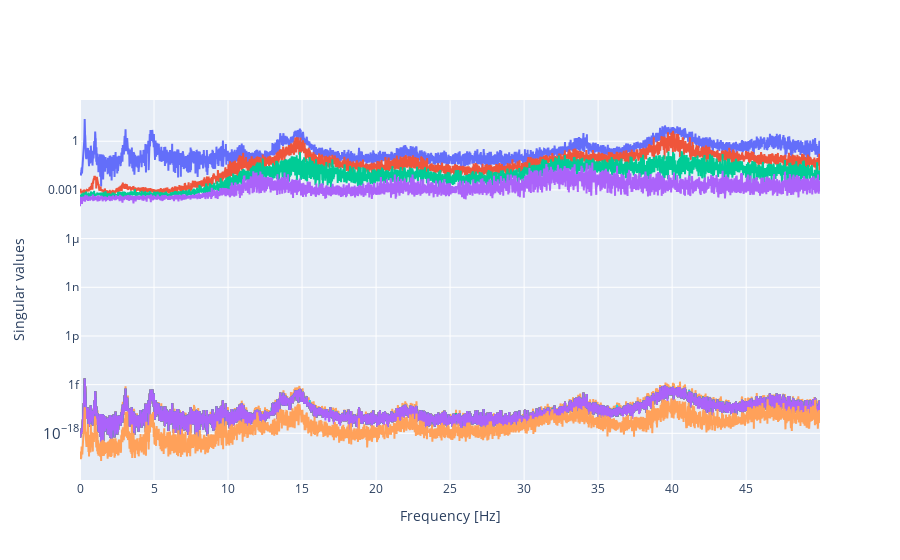

The cell this chart's notebook holds for it:
### Code cell
# Plot the singular values
fig = go.Figure()
for sv in range(len(S_omega)):
    fig.add_trace(go.Scatter(x=freq_seg[:np.size(S_omega, axis=1)], y=S_omega[sv, :], name=f'Singular value {sv+1}', line=dict(width=2)))

fig.update_yaxes(type="log")

fig.update_layout(
    xaxis=dict(title="Frequency [Hz]"),
    yaxis=dict(title="Singular values"),
    showlegend=False)

fig.show()

### Figure 1 — Plotly figure (JSON) as saved in the notebook; plotly's stock layout.template omitted (floating-point values rounded to 4 significant figures; data arrays with more than 128 entries replaced by an {"elided": "..."} marker saying what was removed)
{"data": [{"line": {"width": 2}, "name": "Singular value 1", "type": "scatter", "x": {"elided": "4096 float values"}, "y": {"elided": "4096 float values"}}, {"line": {"width": 2}, "name": "Singular value 2", "type": "scatter", "x": {"elided": "4096 float values"}, "y": {"elided": "4096 float values"}}, {"line": {"width": 2}, "name": "Singular value 3", "type": "scatter", "x": {"elided": "4096 float values"}, "y": {"elided": "4096 float values"}}, {"line": {"width": 2}, "name": "Singular value 4", "type": "scatter", "x": {"elided": "4096 float values"}, "y": {"elided": "4096 float values"}}, {"line": {"width": 2}, "name": "Singular value 5", "type": "scatter", "x": {"elided": "4096 float values"}, "y": {"elided": "4096 float values"}}, {"line": {"width": 2}, "name": "Singular value 6", "type": "scatter", "x": {"elided": "4096 float values"}, "y": {"elided": "4096 float values"}}, {"line": {"width": 2}, "name": "Singular value 7", "type": "scatter", "x": {"elided": "4096 float values"}, "y": {"elided": "4096 float values"}}, {"line": {"width": 2}, "name": "Singular value 8", "type": "scatter", "x": {"elided": "4096 float values"}, "y": {"elided": "4096 float values"}}, {"line": {"width": 2}, "name": "Singular value 9", "type": "scatter", "x": {"elided": "4096 float values"}, "y": {"elided": "4096 float values"}}, {"line": {"width": 2}, "name": "Singular value 10", "type": "scatter", "x": {"elided": "4096 float values"}, "y": {"elided": "4096 float values"}}, {"line": {"width": 2}, "name": "Singular value 11", "type": "scatter", "x": {"elided": "4096 float values"}, "y": {"elided": "4096 float values"}}, {"line": {"width": 2}, "name": "Singular value 12", "type": "scatter", "x": {"elided": "4096 float values"}, "y": {"elided": "4096 float values"}}, {"line": {"width": 2}, "name": "Singular value 13", "type": "scatter", "x": {"elided": "4096 float values"}, "y": {"elided": "4096 float values"}}, {"line": {"width": 2}, "name": "Singular value 14", "type": "scatter", "x": {"elided": "4096 float values"}, "y": {"elided": "4096 float values"}}, {"line": {"width": 2}, "name": "Singular value 15", "type": "scatter", "x": {"elided": "4096 float values"}, "y": {"elided": "4096 float values"}}, {"line": {"width": 2}, "name": "Singular value 16", "type": "scatter", "x": {"elided": "4096 float values"}, "y": {"elided": "4096 float values"}}, {"line": {"width": 2}, "name": "Singular value 17", "type": "scatter", "x": {"elided": "4096 float values"}, "y": {"elided": "4096 float values"}}, {"line": {"width": 2}, "name": "Singular value 18", "type": "scatter", "x": {"elided": "4096 float values"}, "y": {"elided": "4096 float values"}}, {"line": {"width": 2}, "name": "Singular value 19", "type": "scatter", "x": {"elided": "4096 float values"}, "y": {"elided": "4096 float values"}}, {"line": {"width": 2}, "name": "Singular value 20", "type": "scatter", "x": {"elided": "4096 float values"}, "y": {"elided": "4096 float values"}}, {"line": {"width": 2}, "name": "Singular value 21", "type": "scatter", "x": {"elided": "4096 float values"}, "y": {"elided": "4096 float values"}}, {"line": {"width": 2}, "name": "Singular value 22", "type": "scatter", "x": {"elided": "4096 float values"}, "y": {"elided": "4096 float values"}}, {"line": {"width": 2}, "name": "Singular value 23", "type": "scatter", "x": {"elided": "4096 float values"}, "y": {"elided": "4096 float values"}}, {"line": {"width": 2}, "name": "Singular value 24", "type": "scatter", "x": {"elided": "4096 float values"}, "y": {"elided": "4096 float values"}}, {"line": {"width": 2}, "name": "Singular value 25", "type": "scatter", "x": {"elided": "4096 float values"}, "y": {"elided": "4096 float values"}}, {"line": {"width": 2}, "name": "Singular value 26", "type": "scatter", "x": {"elided": "4096 float values"}, "y": {"elided": "4096 float values"}}, {"line": {"width": 2}, "name": "Singular value 27", "type": "scatter", "x": {"elided": "4096 float values"}, "y": {"elided": "4096 float values"}}, {"line": {"width": 2}, "name": "Singular value 28", "type": "scatter", "x": {"elided": "4096 float values"}, "y": {"elided": "4096 float values"}}, {"line": {"width": 2}, "name": "Singular value 29", "type": "scatter", "x": {"elided": "4096 float values"}, "y": {"elided": "4096 float values"}}, {"line": {"width": 2}, "name": "Singular value 30", "type": "scatter", "x": {"elided": "4096 float values"}, "y": {"elided": "4096 float values"}}, {"line": {"width": 2}, "name": "Singular value 31", "type": "scatter", "x": {"elided": "4096 float values"}, "y": {"elided": "4096 float values"}}, {"line": {"width": 2}, "name": "Singular value 32", "type": "scatter", "x": {"elided": "4096 float values"}, "y": {"elided": "4096 float values"}}, {"line": {"width": 2}, "name": "Singular value 33", "type": "scatter", "x": {"elided": "4096 float values"}, "y": {"elided": "4096 float values"}}, {"line": {"width": 2}, "name": "Singular value 34", "type": "scatter", "x": {"elided": "4096 float values"}, "y": {"elided": "4096 float values"}}, {"line": {"width": 2}, "name": "Singular value 35", "type": "scatter", "x": {"elided": "4096 float values"}, "y": {"elided": "4096 float values"}}], "layout": {"showlegend": false, "xaxis": {"title": {"text": "Frequency [Hz]"}}, "yaxis": {"title": {"text": "Singular values"}, "type": "log"}}}
